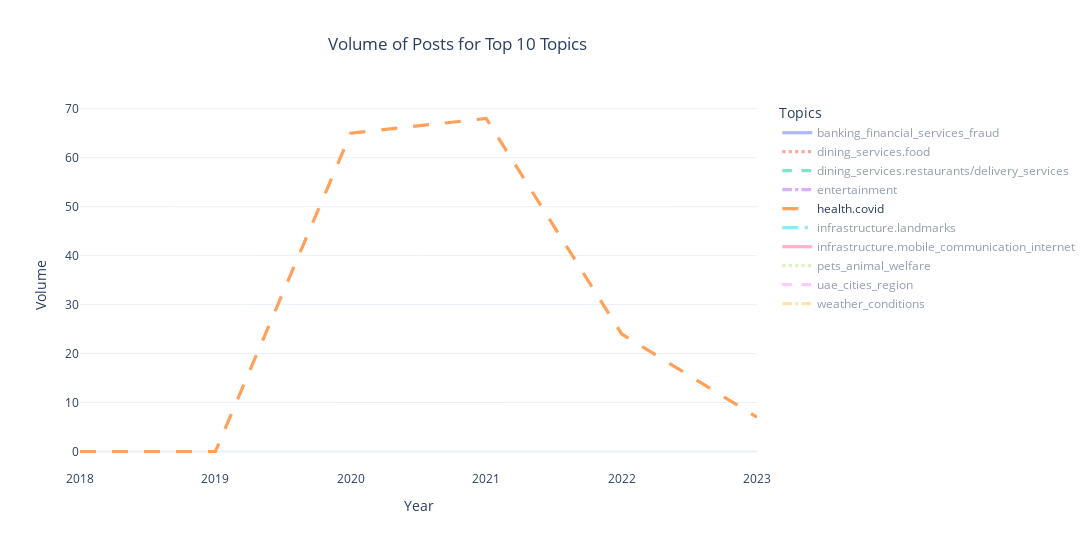

The notebook cell saved with this chart:
### Code cell
#visualize volume over the years
top_topics_data = df[df['human_labels'].isin(top_topics.index)]

#volume for each topic
volume = top_topics_data.groupby(['year', 'human_labels']).size().unstack().fillna(0)

#create figure
fig = go.Figure()

#linestyles for each topic
line_styles = ['solid', 'dot', 'dash', 'dashdot', 'longdash', 'longdashdot']

#plot line graphs
for idx,topic in enumerate(volume):
    fig.add_trace(go.Scatter(x = volume.index, y = volume[topic], mode = 'lines', name = topic))

for idx,trace in enumerate(fig.data):
    trace.update(line=dict(dash=line_styles[idx % len(line_styles)]))
    
fig.update_traces(patch = {'line':{'width':3.2}})
# update the figure
fig.update_layout(
    title={"text": "Volume of Posts for Top 10 Topics", "x": 0.3},  # add title and center it
    xaxis_title="Year",  # add x_axix label
    yaxis_title="Volume",
    legend=dict(title ="Topics",x=1.03),  # add legend title
    xaxis_showgrid=False,  # remove x_axis grid lines
    xaxis=dict(zeroline=False),
    width=1200,
    height=550,
    autosize=False
)

fig.show()

### Figure 1 — Plotly figure (JSON) as saved in the notebook; plotly's stock layout.template omitted (floating-point values rounded to 4 significant figures)
{"data": [{"line": {"dash": "solid", "width": 3.2}, "mode": "lines", "name": "banking_financial_services_fraud", "type": "scatter", "visible": "legendonly", "x": [2018, 2019, 2020, 2021, 2022, 2023], "y": [1, 1, 6, 6, 11, 24]}, {"line": {"dash": "dot", "width": 3.2}, "mode": "lines", "name": "dining_services.food", "type": "scatter", "visible": "legendonly", "x": [2018, 2019, 2020, 2021, 2022, 2023], "y": [0, 1, 15, 11, 9, 11]}, {"line": {"dash": "dash", "width": 3.2}, "mode": "lines", "name": "dining_services.restaurants/delivery_services", "type": "scatter", "visible": "legendonly", "x": [2018, 2019, 2020, 2021, 2022, 2023], "y": [1, 2, 10, 6, 29, 19]}, {"line": {"dash": "dashdot", "width": 3.2}, "mode": "lines", "name": "entertainment", "type": "scatter", "visible": "legendonly", "x": [2018, 2019, 2020, 2021, 2022, 2023], "y": [0, 4, 9, 8, 14, 12]}, {"line": {"dash": "longdash", "width": 3.2}, "mode": "lines", "name": "health.covid", "type": "scatter", "visible": true, "x": [2018, 2019, 2020, 2021, 2022, 2023], "y": [0, 0, 65, 68, 24, 7]}, {"line": {"dash": "longdashdot", "width": 3.2}, "mode": "lines", "name": "infrastructure.landmarks", "type": "scatter", "visible": "legendonly", "x": [2018, 2019, 2020, 2021, 2022, 2023], "y": [1, 11, 24, 34, 28, 31]}, {"line": {"dash": "solid", "width": 3.2}, "mode": "lines", "name": "infrastructure.mobile_communication_internet", "type": "scatter", "visible": "legendonly", "x": [2018, 2019, 2020, 2021, 2022, 2023], "y": [4, 1, 17, 9, 11, 23]}, {"line": {"dash": "dot", "width": 3.2}, "mode": "lines", "name": "pets_animal_welfare", "type": "scatter", "visible": "legendonly", "x": [2018, 2019, 2020, 2021, 2022, 2023], "y": [0, 1, 18, 25, 24, 17]}, {"line": {"dash": "dash", "width": 3.2}, "mode": "lines", "name": "uae_cities_region", "type": "scatter", "visible": "legendonly", "x": [2018, 2019, 2020, 2021, 2022, 2023], "y": [8, 28, 152, 162, 144, 152]}, {"line": {"dash": "dashdot", "width": 3.2}, "mode": "lines", "name": "weather_conditions", "type": "scatter", "visible": "legendonly", "x": [2018, 2019, 2020, 2021, 2022, 2023], "y": [5, 9, 14, 14, 16, 15]}], "layout": {"autosize": false, "height": 550, "legend": {"title": {"text": "Topics"}, "x": 1.03, "y": 1}, "title": {"text": "Volume of Posts for Top 10 Topics", "x": 0.3}, "width": 1200, "xaxis": {"autorange": true, "range": [2018, 2023], "showgrid": false, "title": {"text": "Year"}, "type": "linear", "zeroline": false}, "yaxis": {"autorange": true, "range": [-3.778, 71.78], "title": {"text": "Volume"}, "type": "linear"}}}
